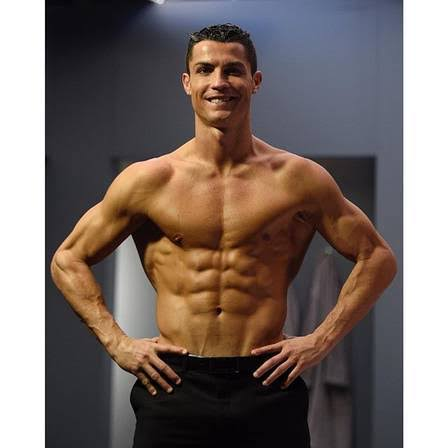
#> input picture CG/robozao.jpeg, 448 x 448 px
$ python filtros.py
#> lines starting #> are read from the running program, lines starting #| are printed output that depends on the picture
from PIL import Image
import matplotlib.pyplot as plt

img = Image.open("robozao.jpeg")
#> img is the input picture: PIL image 448x448 RGB; mean R, G, B 121.8, 108.7, 103.7
grey = img.convert("L")
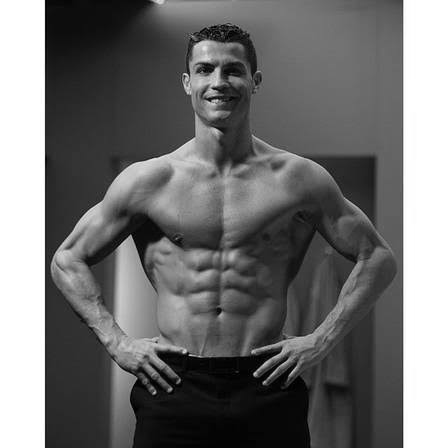
#> grey: PIL image 448x448 L; min 0, max 255, mean 112.1
grey.save("robozaocinza.jpeg")
largura, altura = grey.size
#> largura = 448; altura = 448

# Convertendo a imagem PIL para matriz bidimensional [y][x]
pixels = grey.load()
imagem = [[pixels[x, y] for x in range(largura)] for y in range(altura)]
#> imagem = 448 items

def histograma(img_matriz):
    alt = len(img_matriz)
    larg = len(img_matriz[0])
    vetor = [0] * 256
    for y in range(alt):
        for x in range(larg):
            i = img_matriz[y][x]
            vetor[i] += 1
    return vetor

def limiarizar(img_matriz, T):
    alt = len(img_matriz)
    larg = len(img_matriz[0])
    saida = [[0] * larg for _ in range(alt)]
    for y in range(alt):
        for x in range(larg):
            if img_matriz[y][x] > T:
                saida[y][x] = 255
            else:
                saida[y][x] = 0
    return saida

def equalizar(img_matriz):
    h = histograma(img_matriz)
    alt = len(img_matriz)
    larg = len(img_matriz[0])
    N = largura * altura

    cdf = [0] * 256
    soma = 0
    for i in range(256):
        soma += h[i]
        cdf[i] = soma

    nova = [0] * 256
    for i in range(256):
        nova[i] = round(cdf[i] * 255 / N)

    saida = [[0] * larg for _ in range(alt)]
    for y in range(alt):
        for x in range(larg):
            saida[y][x] = nova[img_matriz[y][x]]
    return saida

def aplicar_kernel(img_matriz, kernel):
    altura_m, largura_m = len(img_matriz), len(img_matriz[0])
    k = len(kernel)
    borda = k // 2
    saida = [[0] * largura_m for _ in range(altura_m)]
    for y in range(borda, altura_m - borda):
        for x in range(borda, largura_m - borda):
            soma = 0
            for i in range(k):
                iy = y + i - borda
                row = img_matriz[iy]
                for j in range(k):
                    ix = x + j - borda
                    soma += row[ix] * kernel[i][j]
            saida[y][x] = max(0, min(255, round(soma)))
    return saida

kernel_media = [[1/9, 1/9, 1/9],
                [1/9, 1/9, 1/9],
                [1/9, 1/9, 1/9]]

imagem_media = aplicar_kernel(imagem, kernel_media)
#> in aplicar_kernel, `altura_m, largura_m = len(img_matriz), len(img_matriz[0])`: altura_m = 448
#> in aplicar_kernel, `saida = [[0] * largura_m for _ in range(altura_m)]`: saida = 448 items
#> imagem_media = 448 items
imagem_limiarizada = limiarizar(imagem, 80)
#> in limiarizar, `alt = len(img_matriz)`: alt = 448
#> in limiarizar, `saida = [[0] * larg for _ in range(alt)]`: saida = 448 items
#> imagem_limiarizada = 448 items
imagem_equalizada = equalizar(imagem)
#> in histograma, `alt = len(img_matriz)`: alt = 448
#> after the loop in histograma, `for y in range(alt):`: vetor = 256 values, max 35528 at index 255, min 0 at index 241, mean 784
#> in equalizar, `h = histograma(img_matriz)`: h has the same summary as vetor in histograma
#> in equalizar, `alt = len(img_matriz)`: alt = 448
#> the loop in equalizar, `for i in range(256):` made 256 passes
#> soma on passes 1 to 3: 30, 187, 374
#> after the loop in equalizar, `for i in range(256):`: cdf = 256 values from 30 to 200704; soma = 200704
#> after the loop in equalizar, `for i in range(256):`: nova = 256 values from 0 to 255
#> in equalizar, `saida = [[0] * larg for _ in range(alt)]`: saida = 448 items
#> imagem_equalizada = 448 items

plt.subplot(2, 2, 1)
plt.imshow(grey, cmap="gray")
plt.title("Imagem Original (Cinza)")
plt.axis("off")

plt.subplot(2, 2, 2)
plt.imshow(imagem_limiarizada, cmap="gray")
plt.title("Threshold")
plt.axis("off")

plt.subplot(2, 2, 3)
plt.imshow(imagem_media, cmap="gray")
plt.title("Filtro de Média")
plt.axis("off")

plt.subplot(2, 2, 4)
plt.imshow(imagem_equalizada, cmap="gray")
plt.title("Equalização")
plt.axis("off")

plt.tight_layout()
plt.show()
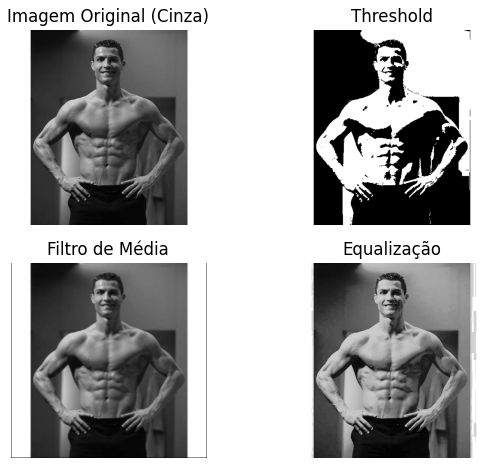
#> figure drawn by matplotlib, 4 panels
